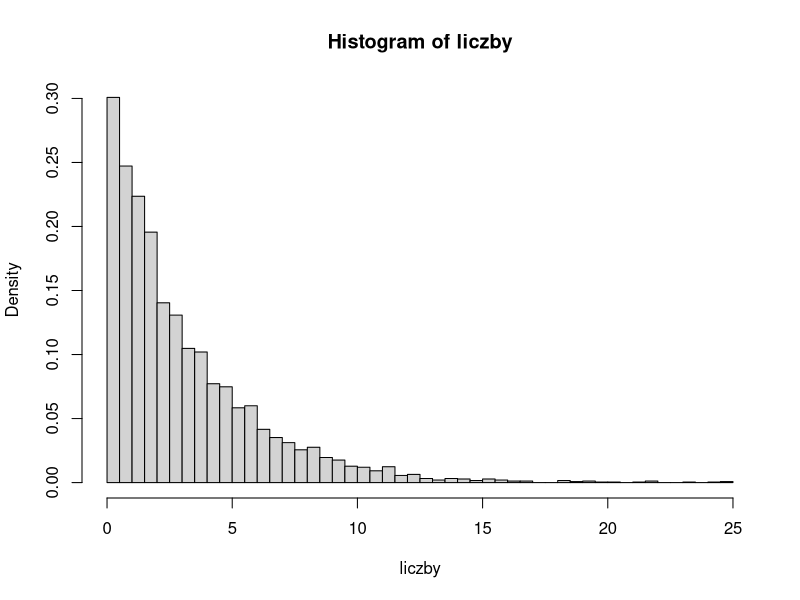
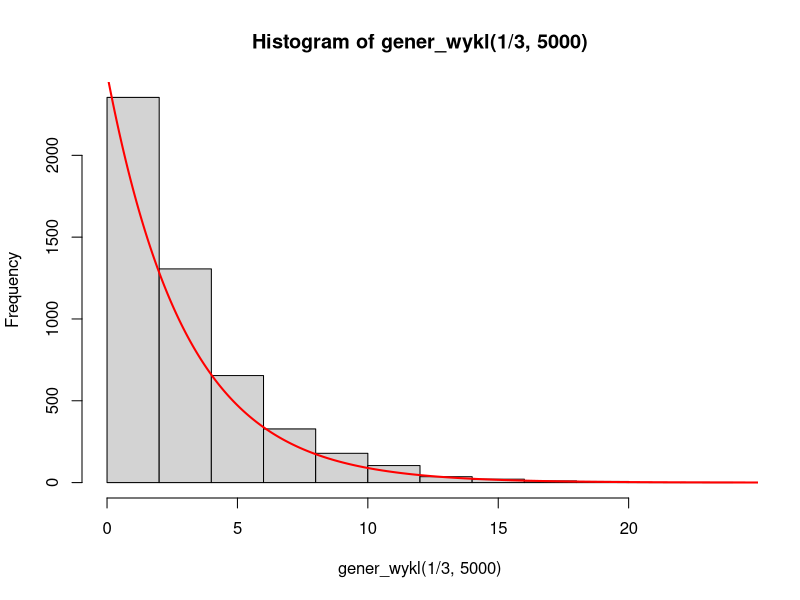
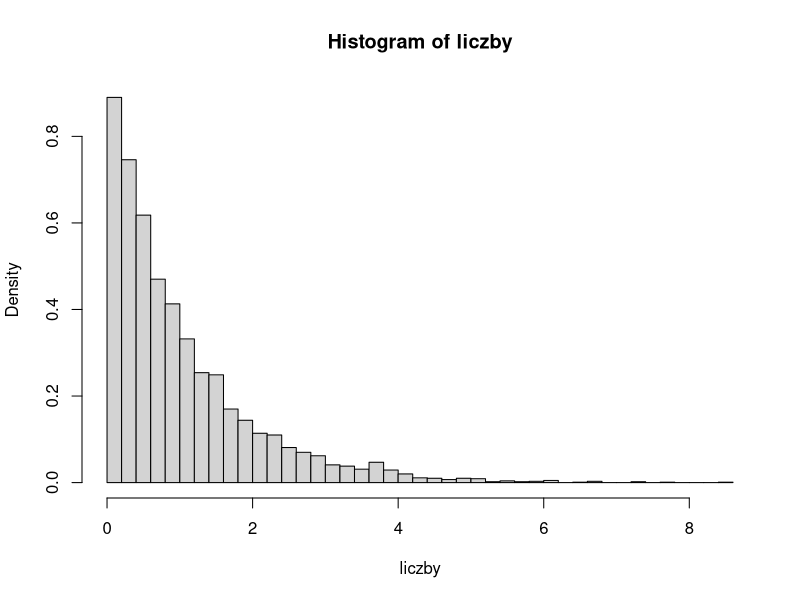
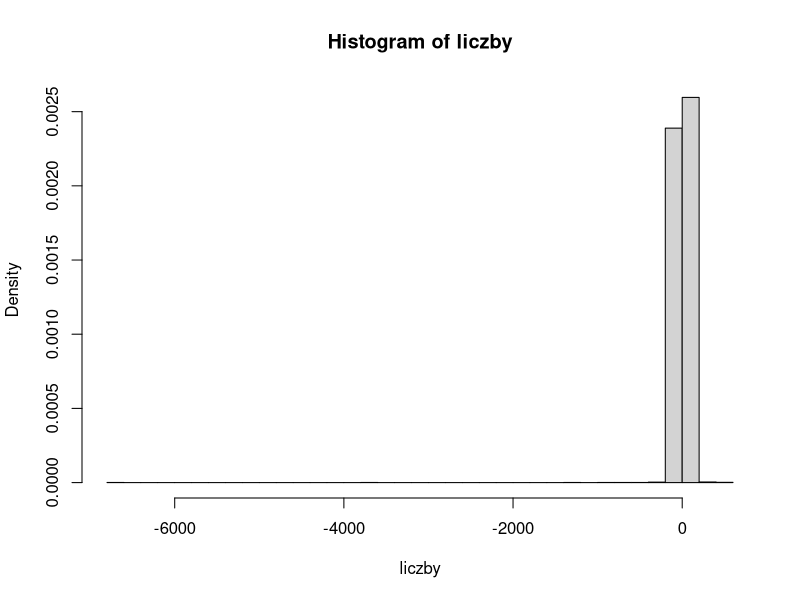

R code for these plots, in order: (Note: this script raises an error after producing the figures.)

log(2)
#zad 1

#.

#n ilosc generowanych
#lam - parametr lambda
gener_wykl <- function(lam, n){
  
  u<-runif(n)
  
  x<-c()
  
  for(i in 1:n){
    x<-c(x,-(1/lam)*log(x =1 - u[i]))
  }
  
  return(x[])
}

liczby <- gener_wykl(1/3,5000)
hist(liczby , breaks= 40, probability = TRUE)

x<- seq(0,25, length.out = 1000)
wyk<- dexp(x,1/3)*2500*3

hist(gener_wykl(1/3,5000))

lines(x, wyk, type = "l", col='red', lwd= 2)

#..

#n ilosc generowanych
#lam - parametr lambda
#k - parametr
gener_Weibulla <- function(lam,k, n){
  
  u<-runif(n)
  
  x<-c()
  
  for(i in 1:n){
    
    #u[i]
    x<-c(x,lam*((-log(1-u[i]))**(1/k)))
  }
  
  return(x[])
}

liczby <- gener_Weibulla(1,1, 5000)
hist(liczby , breaks= 40, probability = TRUE)


#...

#n ilosc generowanych
#gam - parametr gamma skali
#m - parametr położenia
gener_cauchy <- function(gam,m, n){
  
  u<-runif(n)
  
  x<-c()
  
  for(i in 1:n){
    
    #u[i]
    x<-c(x,gam*tan(pi*(u[i]-1/2))+m)
  }
  
  return(x[])
}

liczby <- gener_cauchy(1,0.05, 5000)
hist(liczby , breaks= 40, probability = TRUE)


#zad 2

#.

#u1, u2 - tablice o tej samej długosci z niezaleznymi rozkładami normalnymi
gener_nor1 <- function(u1,u2){
  
  d<-length(u1)
  
  x<-c()
  
  for(i in 1:d){
    
    #u[i]
    x<-c(x,sqrt(-2*log(u1[i]))*cos(2*pi*u2[i]))
  }
  
  return(x[])
}

gener_nor2 <- function(u1,u2){
  
  d<-length(u1)
  
  x<-c()
  
  for(i in 1:d){
    
    #u[i]
    x<-c(x,sqrt(-2*log(u1[i]))*sin(2*pi*u2[i]))
  }
  
  return(x[])
}

n<-5000

u1<-runif(n)

u2<-runif(n)

x1<-gener_nor1(u1,u2)

hist(z1,freq=FALSE )
x<- seq(-4,4, length.out = 1000)
wyk<- dnorm(x)
lines(x, wyk, type = "l", col='red', lwd= 2)
hist(x2)

#..

n<-1000

u1<-runif(n)
u2<-runif(n)

x1<-gener_nor1(u1,u2)
x2<-gener_nor2(u1,u2)

b1<- x1
b2<- x1+x2

c1<-(x1+x2)/sqrt(2)
c2<-(x1-x2)/sqrt(2)

plot(x1,x2)

plot(b1, b2)

plot(c1, c2)

#...

cor(x1,x2)
cor(b1,b2)
cor(c1,c2)

cor(u1,u2)

